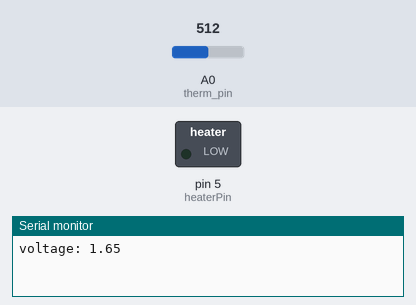
A sketch run on a simulated Arduino Uno, built with avr-gcc and run on an emulated ATmega328P. Parts: switched loads named in the sketch (green lamp = pin HIGH), the last lines printed to the serial monitor. The test bench sets the inputs (shaded band); at power-on: A0 (therm_pin) = 512.

Above: at 0.1 s.
At 0.6 s:
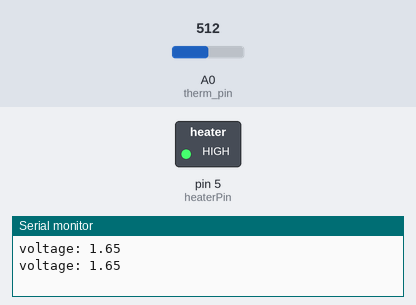
Timing chart, 0 to 2.1 s (numbered marks = the images above):
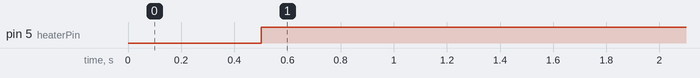

Measured:
- by itself, pin 5 (heaterPin): LOW → HIGH at 0.50 s

The sketch:

main.ino
```cpp
#include <Arduino.h>

int heaterPin = 5;
// Arduino code for use with NTC thermistor

#include <math.h>

#define therm_pin A0
float T_approx;

float V_0 = 3.3; // voltage reference

// first resistance value for voltage divider
float R_1 = 8900.0;
// fit coefficients
float a = 283786.2;
float b = 0.06593;
float c = 49886.0;

int avg_size = 1; // averaging size

void setup() {
  // initialize serial communication at 9600 bits per second:
  Serial.begin(9600);
  pinMode(therm_pin,INPUT);
  pinMode(heaterPin,OUTPUT);
  // set analog reference to read AREF pin
  analogReference(EXTERNAL);
}

void loop() {

  // loop over several values to lower noise
  float T_sum = 0.0;
  float T = 0;
  // read the input on analog pin 0:
  int sensorValue = analogRead(therm_pin);
  // Convert the analog reading (which goes from 0 - 1023) to voltage reference (3.3V or 5V or other):
  float voltage = (sensorValue/1023.0)*V_0;
  //Serial.println(voltage);
  // this is where the thermistor conversion happens based on parameters from fit
  //T = (-1.0/b)*(log(((R_1*voltage)/(a*(V_0-voltage)))-(c/a)));


  // readout for Celsius and Fahrenheit
  Serial.print("voltage: ");
  Serial.println(voltage);

  delay(500);
  if (voltage > .8){
    digitalWrite(heaterPin,HIGH);
  }
  else{
    digitalWrite(heaterPin,LOW);
  }

}
```
